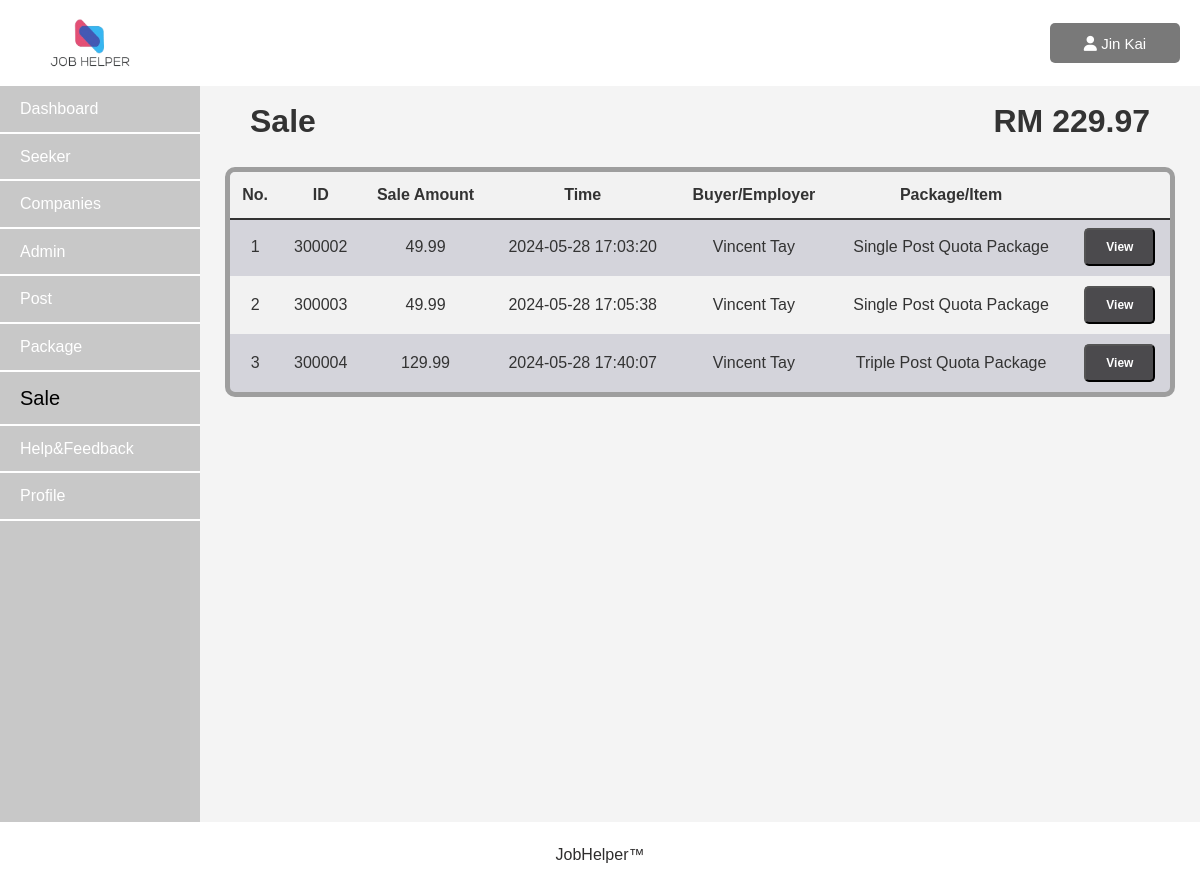
Page /Admin/Asale.php (signed in) on the committed database.
### tables this page shows
CREATE TABLE `sale` 
   (
        `sale_id` int(11) PRIMARY KEY NOT NULL AUTO_INCREMENT,
        `purchase_amount` decimal(10,2) NOT NULL,
        `purchase_time` datetime NOT NULL DEFAULT current_timestamp(),
        `payment_status` varchar(10) NOT NULL,
        `employer_id` int(11) NOT NULL,
        `package_id` int(6) NOT NULL,
        `bank` varchar(100) DEFAULT NULL,
        `card_name` varchar(200) DEFAULT NULL,
        `card_number` int(11) DEFAULT NULL,
        `card_expire_year` int(11) DEFAULT NULL,
        `card_expire_month` int(11) DEFAULT NULL,
        `card_cvv` int(11) DEFAULT NULL
   );

CREATE TABLE employer (
        `id` INT NOT NULL PRIMARY KEY AUTO_INCREMENT,
        `employer_email` varchar(200) NOT NULL,
        `employer_name` varchar(500) NOT NULL,
        `password` varchar(500) NOT NULL,
        `balance` int NOT NULL
  );

CREATE TABLE package 
  (
        `package_id` int AUTO_INCREMENT PRIMARY KEY NOT NULL,
        `package_name` varchar(255) NOT NULL,
        `package_price` decimal(10, 2) NOT NULL,
        `package_description` TEXT,
        `package_post_quota` int(10) NOT NULL,
        `package_sale_status` tinyint(1) 
  );

### Admin/Asale.php (the view, shortened to what this page needs)
<?php
    include("../Admin/Asession.php");
?>
<!DOCTYPE html>
<html lang="en">
<head>
    <link rel="stylesheet" href="Asale.css">
    <link rel="stylesheet" href="https://cdnjs.cloudflare.com/ajax/libs/font-awesome/6.0.0-beta3/css/all.min.css">
</head>
<body>
    <header class="header">
        <img src="../general_image/jobhelper_logo.png" class="logo">
        <div>
            <button class="AdminAcc" onclick="displaybar()">
                <?php
                    $id = $_SESSION['id'];
                    $result = mysqli_query($connect,"SELECT * FROM admin where admin_id='$id'");
                    if($result)
                    {
                        $row = mysqli_fetch_assoc($result);
                        $fname = $row["admin_fname"];
                    }
                ?>
                <i class="fa-solid fa-user"></i><?php echo"   $fname"; ?>
            </button>
        </div>
    </header>
    <div class="container">
        <aside>
            <nav class="Menu">
                <ul>
                    <li><a href="Adashboard.php">Dashboard</a></li>
                    <li><a href="Aseekermanagement.php">Seeker</a></li>
                    <li><a href="Acompanymanagement.php">Companies</a></li>
                    <li><a href="Aadminmanagement.php">Admin</a></li>
                    <li><a href="Apost.php">Post</a></li>
                    <li><a href="Apackage.php">Package</a></li>
                    <li><a href="Asale.php" id="now">Sale</a></li>
                    <li><a href="Ahelp.php">Help&Feedback</a></li>
                    <li><a href="Aprofile.php">Profile</a></li>
                </ul>
            </nav>
        </aside>
        <main>
                <?php
                    $result = mysqli_query($connect,"SELECT SUM(purchase_amount) AS total_sale_amount    FROM sale");
                    if($result)
                    {
                        $row = mysqli_fetch_assoc($result);
                        $total_sale_amount = $row["total_sale_amount"];
                    }
                ?>
                <div class="amount">
                    <h1>
                       RM <?php echo $total_sale_amount?>
                    </h1>
                </div>
                <h1>Sale</h1>
                <div class="Acontainer">
                    <table>
                        <thead>
                            <tr>
                                <th>No.</th>
                                <th>ID</th>
                                <th>Sale Amount</th>
                                <th>Time</th>
                                <th>Buyer/Employer</th>
                                <th>Package/Item</th>
                                <th></th>
                            </tr>
                        </thead>
                        <tbody>
                            <?php
                                $result = mysqli_query($connect, "SELECT * FROM sale;");
                                $i = 1;
                                while($row = mysqli_fetch_assoc($result))
                                {
                                    $employer_id = $row["employer_id"];
                                    $employer_result = mysqli_query($connect, "SELECT employer_name FROM employer WHERE id='$employer_id'");
                                    $employer_row = mysqli_fetch_assoc($employer_result);
                                    $employer_name = $employer_row['employer_name'];
                                    $package_id = $row["package_id"];
                                    $package_result = mysqli_query($connect, "SELECT package_name FROM package WHERE package_id='$package_id'");
                                    $package_row = mysqli_fetch_assoc($package_result);
                                    $package_name = $package_row['package_name'];
                            ?>
                                    <tr>
                                        <td><?php echo $i ?></td>
                                        <td><?php echo $row["sale_id"] ?></td>
                                        <td><?php echo $row["purchase_amount"] ?></td>
                                        <td><?php echo $row["purchase_time"] ?></td>
                                        <td><?php echo $employer_name ?></td>
                                        <td><?php echo $package_name ?></td>
                                        <td class="view">
                                            <button type="button" onclick="view(<?php echo $row['sale_id']; ?>)">View</button>
                                        </td>
                                    </tr>
                            <?php
                                    $i++;
                                }
                            ?>
                        </tbody>
                    </table>
                </div>
        </main>
    </div>
    <footer>
        <p>JobHelper&trade;</p>
    </footer>
</body>
</html>

### Admin/Asale.css (style rules this page uses)
* { margin: 0; padding: 0; box-sizing: border-box; }
body { font-family: Arial, sans-serif; background-color: #f4f4f4; color: #333; line-height: 1.6; }
.header { display: flex; justify-content: space-between; align-items: center; background-color: White; color: #333; padding: 10px 20px; }
.logo { height: 50px; width: 80px; margin-left: 30px; margin-top: 8px; margin-bottom: 8px; }
.AdminAcc { color: white; background-color: #797979; padding: 10px; text-align: center; margin-left: 20px; cursor: pointer; border-radius: 5px; border: none; width: 130px; height: 40px; font-size: 15px; }
.container { display: flex; }
aside { width: 200px; background-color: rgb(200,200,200); color: #fff; }
aside nav ul { list-style-type: none; }
aside nav ul li { padding: 10px 20px; border: #fff; border-bottom: 2px solid ; }
aside nav ul li a#now { color: black; font-size: 20px; }
aside nav ul li a { color: #fff; text-decoration: none; }
main { flex: 1; height: 92vh; max-height: 92vh; overflow-y: auto; }
footer { background-color: white; color: #2e2d2d; padding: 20px; text-align: center; }
.Acontainer { margin: auto; border: #9e9e9e solid 2px; margin-top: 20px; border-width: thick; border-radius: 10px; width: 95%; margin-bottom: 50px; background-color: #d4d4db; max-height : 60vh; overflow-y: auto; }
table { width: 100%; border-collapse: collapse; }
thead { position: sticky; top: 0; }
thead::after { border-bottom: solid 2px; content: ''; position: absolute; left: 0; right: 0; }
th, td { padding: 10px; text-align: center; }
th { background-color: #f2f2f2; }
tr:nth-child(even) { background-color: #f2f2f2; }
h1 { margin: 50px; margin-bottom: 10px; margin-top: 10px; }
.amount { float: right; }
.view button { padding: 10px 20px; border-radius: 5px; background-color: #4b4a4d; color: #fff; font-size: 12px; font-weight: bold; text-align: center; }

### rows in the picture
sale: sale_id "300002", purchase_amount "49.99", purchase_time "2024-05-28 17:03:20", employer.employer_name "Vincent Tay", package.package_name "Single Post Quota Package"
sale: sale_id "300003", purchase_amount "49.99", purchase_time "2024-05-28 17:05:38", employer.employer_name "Vincent Tay", package.package_name "Single Post Quota Package"
sale: sale_id "300004", purchase_amount "129.99", purchase_time "2024-05-28 17:40:07", employer.employer_name "Vincent Tay", package.package_name "Triple Post Quota Package"

### other values in the picture
$fname "Jin Kai"
$total_sale_amount "229.97"
